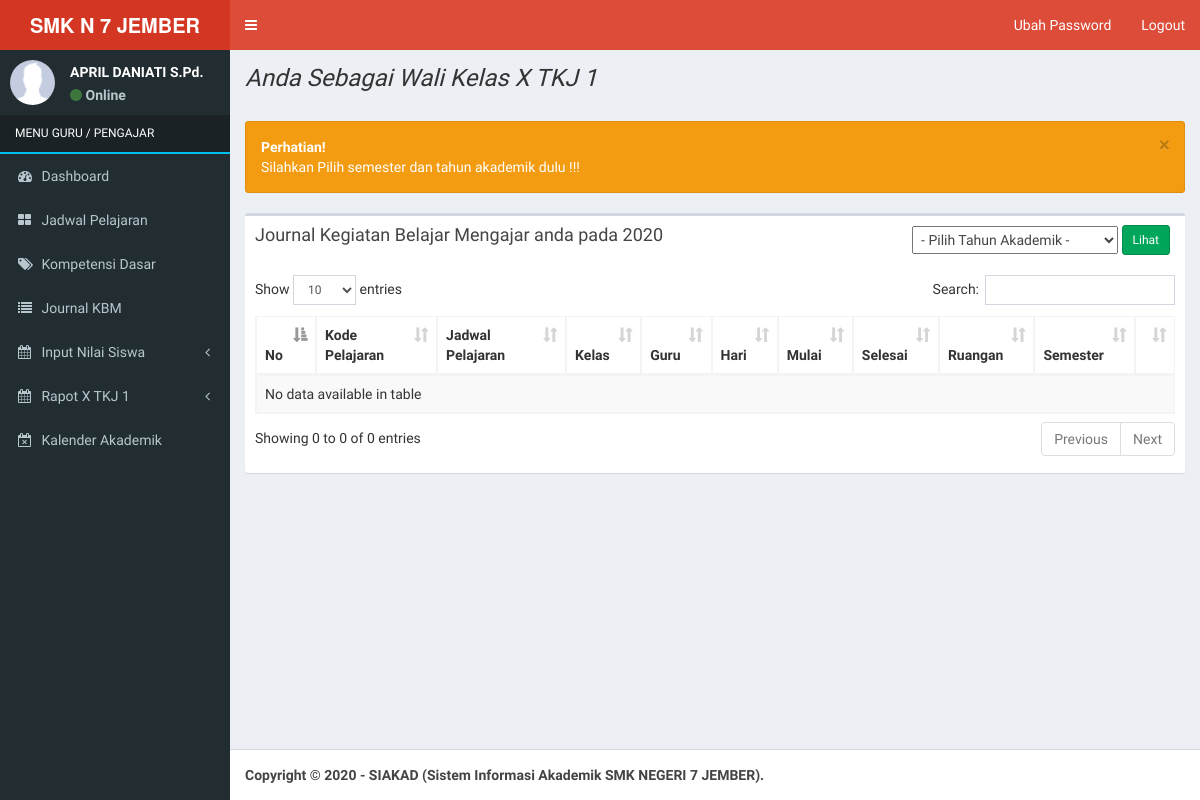
Before: /index_guru.php?view=journalguru (signed in) with the older database file.
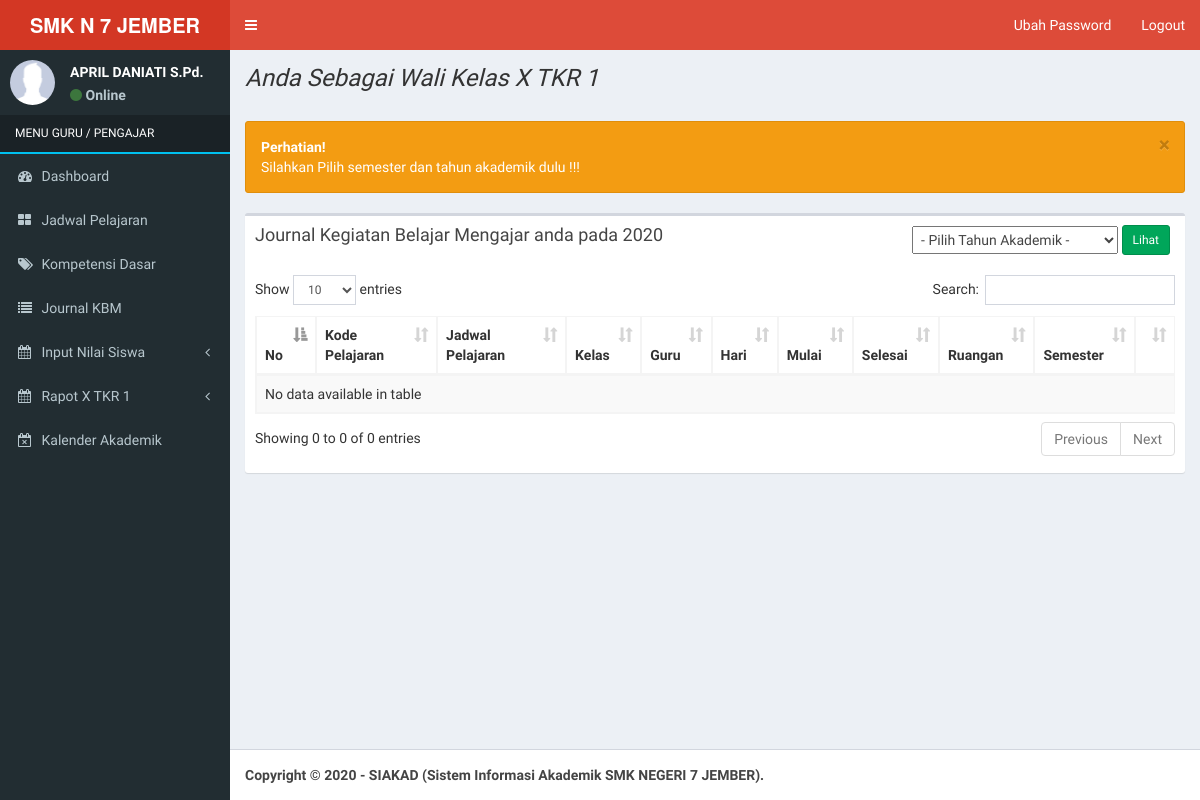
After: the same page with the newer database file.
### tables this page shows
CREATE TABLE `kelas` (
  `kode_kelas` varchar(10) NOT NULL,
  `nip` varchar(30) NOT NULL,
  `kode_jurusan` varchar(10) NOT NULL,
  `kode_ruangan` varchar(10) NOT NULL,
  `nama_kelas` varchar(20) NOT NULL,
  `aktif` enum('Ya','Tidak') NOT NULL
);

### application/guru/journal_guru.php (the view, shortened to what the changed rows need)
<?php if ($_GET[act] == '') { ?>
  <div class="col-xs-12">
    <div class="box">
      <div class="box-body">
        <table id="example1" class="table table-bordered table-striped">
          <thead>
            <tr>
              <th style='width:20px'>No</th>
              <th>Kode Pelajaran</th>
              <th>Jadwal Pelajaran</th>
              <th>Kelas</th>
              <th>Guru</th>
              <th>Hari</th>
              <th>Mulai</th>
              <th>Selesai</th>
              <th>Ruangan</th>
              <th>Semester</th>
              <th></th>
            </tr>
          </thead>
        </table>
      </div>
    </div>
  </div>
<?php
}
?>

### index_guru.php (shortened to what the changed rows need)
<?php
include "config/koneksi.php";
if (isset($_SESSION[id])) {
  ?>
  <!DOCTYPE html>
  <html>
  <head>
    <link rel="stylesheet" href="bootstrap/css/bootstrap.min.css">
    <link rel="stylesheet" href="https://maxcdn.bootstrapcdn.com/font-awesome/4.4.0/css/font-awesome.min.css">
    <link rel="stylesheet" href="https://code.ionicframework.com/ionicons/2.0.1/css/ionicons.min.css">
    <link rel="stylesheet" href="plugins/datatables/dataTables.bootstrap.css">
    <link rel="stylesheet" href="dist/css/AdminLTE.min.css">
    <link rel="stylesheet" href="dist/css/skins/_all-skins.min.css">
    <link rel="stylesheet" href="plugins/iCheck/flat/blue.css">
    <link rel="stylesheet" href="plugins/morris/morris.css">
    <link rel="stylesheet" href="plugins/jvectormap/jquery-jvectormap-1.2.2.css">
    <link rel="stylesheet" href="plugins/datepicker/datepicker3.css">
    <link rel="stylesheet" href="plugins/daterangepicker/daterangepicker-bs3.css">
    <link rel="stylesheet" href="plugins/bootstrap-wysihtml5/bootstrap3-wysihtml5.min.css">
  </head>
  <body class="hold-transition skin-red sidebar-mini">
    <div class="wrapper">
      <aside class="main-sidebar">
        <?php
          if ($_SESSION[level] == 'guru') {
            include "menu-guru.php";
          }
          ?>
      </aside>
      <div class="content-wrapper">
        <section class="content-header">
        <?php
        if($_SESSION[level] == 'guru'){
          $sql2=mysqli_query($koneksi,"SELECT * FROM kelas where nip='$_SESSION[id]'");
          $cekwalikelas=mysqli_num_rows($sql2);
          $kelas=mysqli_fetch_array($sql2);
          if($cekwalikelas==0){
            echo"<b><i>Anda Tidak Sebagai Wali Kelas Manapun !!!</i><b>";
          }else{
            echo"<h1><i>Anda Sebagai Wali Kelas ".$kelas['nama_kelas']."</i></h1>";
          }
        }
        ?>
        </section>
        <section class="content">
          <?php
            if ($_GET[view] == 'home' or $_GET[view] == '') {
              if ($_SESSION[level] == 'guru') {
                include "application/guru/home_guru.php";
              }
            }elseif ($_GET[view] == 'jadwalguru') {
              cek_session_guru();
              echo "<div class='row'>";
              include "application/guru/jadwalguru.php";
              echo "</div>";
            }elseif ($_GET[view] == 'absensi_siswa') {
              cek_session_guru();
              echo "<div class='row'>";
              include "application/guru/absensi_siswa.php";
              echo "</div>";
            }elseif ($_GET[view] == 'kompetensiguru') {
              cek_session_guru();
              echo "<div class='row'>";
              include "application/guru/kompetensidasar_guru.php";
              echo "</div>";
            } elseif ($_GET[view] == 'journalguru') {
              echo "<div class='row'>";
              include "application/guru/journal_guru.php";
              echo "</div>";
            } elseif ($_GET[view] == 'raport') {
              cek_session_guru();
              echo "<div class='row'>";
              include "application/raport.php";
              echo "</div>";
            } elseif ($_GET[view] == 'raportuts') {
              cek_session_guru();
              echo "<div class='row'>";
              include "application/raport_uts.php";
              echo "</div>";
            } elseif ($_GET[view] == 'kalender') {
              cek_session_guru();
              echo "<div class='row'>";
              include "application/guru/kalender_akademik.php";
              echo "</div>";
            } elseif ($_GET[view] == 'raport_wakel') {
              echo "<div class='row'>";
              include "application/wakel/raport_wakel.php";
              echo "</div>";
            } elseif ($_GET[view] == 'raportuts_wakel') {
              echo "<div class='row'>";
              include "application/wakel/raport_uts_wakel.php";
              echo "</div>";
             } elseif ($_GET[view] == 'raportcetak_wakel') {
              cek_session_guru();
              echo "<div class='row'>";
              include "application/wakel/raport_cetak_wakel.php";
              echo "</div>";
            } elseif ($_GET[view] == 'raportcetakuts_wakel') {
              cek_session_guru();
              echo "<div class='row'>";
              include "application/wakel/raport_cetak_uts_wakel.php";
              echo "</div>";
            } elseif ($_GET[view] == 'capaianhasilbelajar_wakel') {
              cek_session_guru();
              echo "<div class='row'>";
              include "application/wakel/raport_capaian_hasil_belajar_wakel.php";
              echo "</div>";
            } elseif ($_GET[view] == 'extrakulikuler_wakel') {
              cek_session_guru();
              echo "<div class='row'>";
              include "application/wakel/raport_extrakulikuler_wakel.php";
              echo "</div>";
            } elseif ($_GET[view] == 'prestasi_wakel') {
              cek_session_guru();
              echo "<div class='row'>";
              include "application/wakel/raport_prestasi_wakel.php";
              echo "</div>";
            }elseif ($_GET[view] == 'catatanwakel') {
              cek_session_guru();
              echo "<div class='row'>";
              include "application/wakel/raport_catatan_wakel.php";
              echo "</div>";
            }
            ?>
        </section>
      </div>
    </div>
  </body>
  </html>
<?php
} else {
  include "login.php";
}
?>

### menu-guru.php (shortened to what the changed rows need)
<section class="sidebar">
  <ul class="sidebar-menu">
    <?php
				if($_SESSION[level] == 'guru'){
          $sql2=mysqli_query($koneksi,"SELECT * FROM kelas where nip='$_SESSION[id]'");
          $cekwalikelas=mysqli_num_rows($sql2);
          $kelas=mysqli_fetch_array($sql2);
				if ($cekwalikelas == 0) { } else {
					?>
				 <li class="treeview">
          <a href="#"><i class="fa fa-calendar"></i> <span>Rapot <?= $kelas['nama_kelas']; ?></span><i class="fa fa-angle-left pull-right"></i></a>
        </li>
       		<?php } ?>
      <?php } ?>
  </ul>
</section>

Changed rows visible on the page:
no longer on this page (row edited): kelas: nama_kelas "X TKJ 1"
now on this page (row edited): kelas: nama_kelas "X TKR 1"
